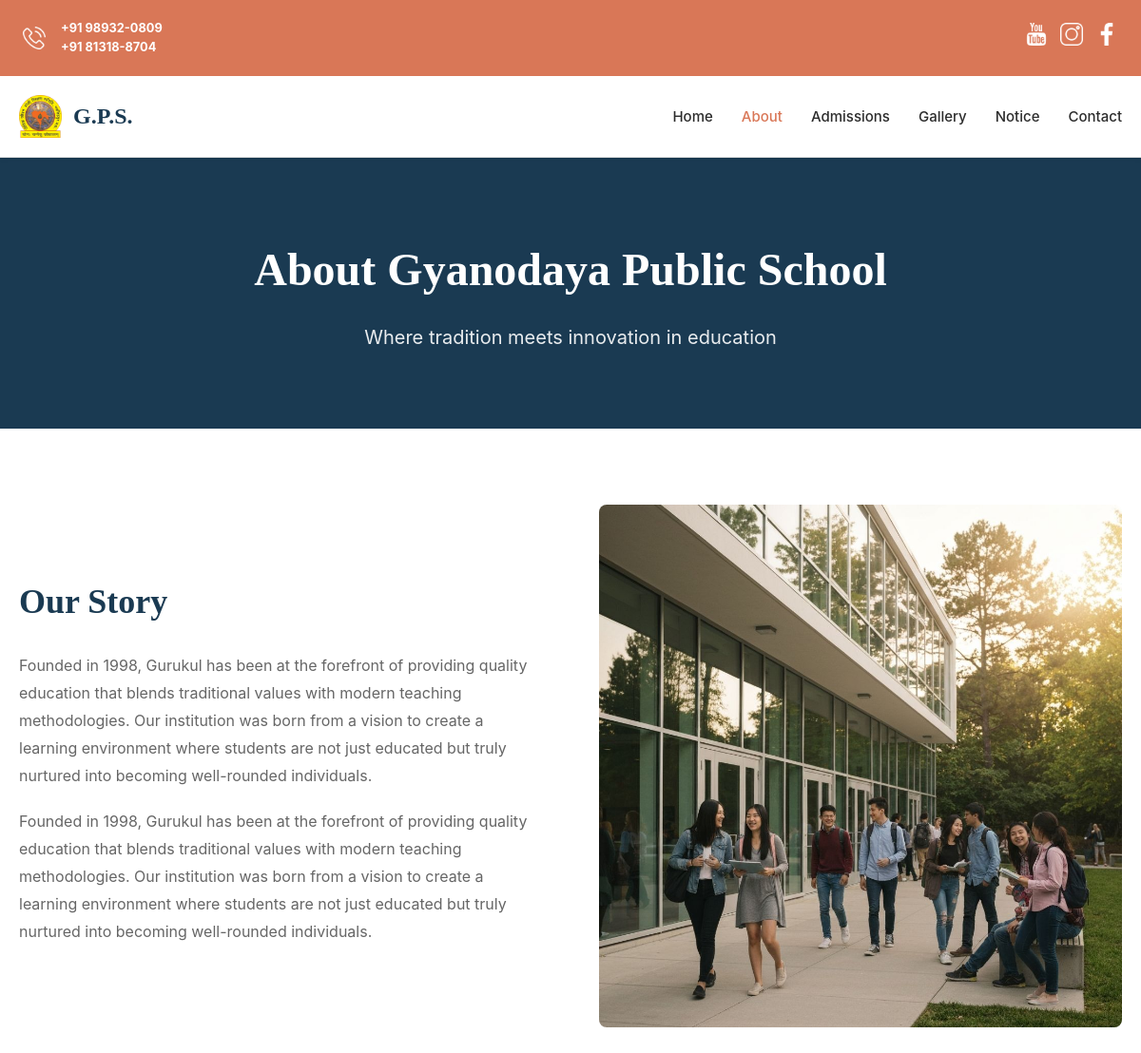
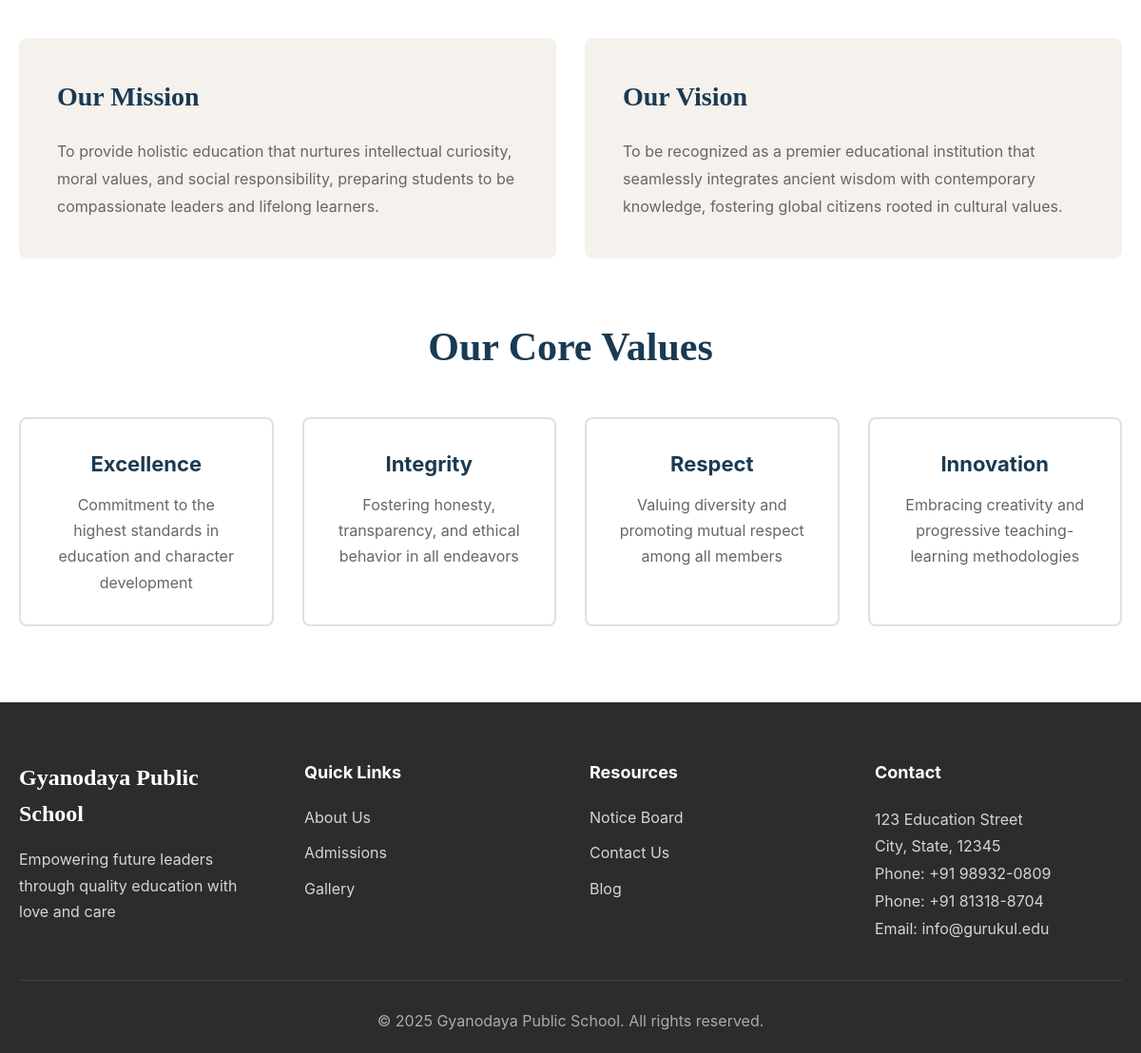
/about, run on the app's committed database (2 pictures, top to bottom).
### user/models.py (models this page shows, shortened)
class Official_detail(models.Model):
    Header = models.CharField(max_length=80,default="")
    street = models.CharField(max_length=120,default="")
    city = models.CharField(max_length=120,default="")
    state = models.CharField(max_length=120,default="")
    pincode = models.CharField(max_length=8,default="")
    country = models.CharField(max_length=120,default="")
    mobile_primary = models.CharField(max_length=14,default="")
    mobile_secondary = models.CharField(max_length=14,default="")
    email_primary = models.EmailField(default="")
    email_secondary = models.EmailField(default="")
    mail_message = models.TextField(default="")
    map_link = models.TextField(default="")
    whats_app_mobile = models.CharField(max_length=14,default="")
    whatsapp_message = models.TextField(default="")
    logo = models.ImageField(upload_to="media/logo",default="")
    session_year = models.CharField(max_length=80,default="2025-2026")
    instagram = models.TextField(default="")
    youtube = models.TextField(default="")
    facebook = models.TextField(default="")
    footer_quote = models.CharField(max_length=120,default="Empowering future leaders through quality education with love and care")
    school_name = models.CharField(max_length=120,default="Gyanodaya Public School")

class About_page(models.Model):
    our_story_1 =  models.TextField(blank=True)
    our_story_2 =  models.TextField(blank=True)
    our_mission =  models.TextField(blank=True)
    our_vision =  models.TextField(blank=True)
    about_image = models.ImageField(upload_to="aboutImage",default="default.png")

class values_section(models.Model):
    title = models.CharField(max_length=60)
    message = models.TextField()

### user/views.py (the view)
# urls.py: path("about",about),
def about(request):
    about_data = About_page.objects.all().values()
    values = values_section.objects.all().values()
    maindata = Official_detail.objects.all().values()
    data = {"data":about_data[0],"values":values,"maindata":maindata[0]}
    return render(request,"about.html",data)

### templates/about.html (shortened to what this page needs)
<!DOCTYPE html>
<html lang="en">
<head>
    <link rel="stylesheet" href="/static/css/style.css">
</head>
<body>
     <div class="bg-secondary" id="header-sm">
        <nav class="nav-2">
            <div class="logo flex-c">
                <img class="image-Icon-social" src="/static/public/icons/phone.png" alt=""></a>
                <div class="text-sec">
                    <p class="text-mobile"><span class="m-2">{{maindata.mobile_primary}}</span></p>
                    <p class="text-mobile"><span class="m-2">{{maindata.mobile_secondary}}</span></p>
                </div>
            </div>
            <ul class="top-header">
                <li><a href="{{maindata.youtube}}"><img class="image-Icon-social" src="/static//public/icons/youtube.png" alt=""></a></li>
                <li><a href="{{maindata.instagram}}"><img class="image-Icon-social" src="/static//public/icons/insta.png" alt=""></a></li>
                <li><a href="{{maindata.facebook}}"><img class="image-Icon-social" src="/static//public/icons/facebook.png" alt=""></a></li>
            </ul>
        </nav>
    </div>
    <header class="header">
        <div class="container">
            <nav class="nav">
                <div class="logo">
                    <img src="/static/public/images/logo-removebg-preview.png" alt="Gyanodaya Public School Logo"
                        class="logo-img">
                    <span class="logo-text">G.P.S.</span>
                </div>
                <ul class="nav-menu" id="navMenu">
                    <li><a href="/" >Home</a></li>
                    <li><a href="about" class="active">About</a></li>
                    <li><a href="admissions">Admissions</a></li>
                    <li><a href="gallery">Gallery</a></li>
                    <li><a href="notice">Notice</a></li>
                    <li><a href="contact">Contact</a></li>
                </ul>
            </nav>
        </div>
    </header>
    <section class="page-hero">
        <div class="container">
            <h1 class="page-title">About Gyanodaya Public School</h1>
            <p class="page-subtitle">Where tradition meets innovation in education</p>
        </div>
    </section>
    <section class="about-content">
        <div class="container">
            <div class="about-grid">
                <div class="about-text">
                    <h2 class="content-title">Our Story</h2>
                    <p>{{data.our_story_1}}</p>
                    <p>{{data.our_story_1}}</p>
                </div>
                <div class="about-image">
                    <img src="/media/{{data.about_image}}" alt="School Building">
                </div>
            </div>
            <div class="mission-vision">
                <div class="mv-card">
                    <h3>Our Mission</h3>
                    <p>{{data.our_mission}}</p>
                </div>
                <div class="mv-card">
                    <h3>Our Vision</h3>
                    <p>{{data.our_vision}}</p>
                </div>
            </div>
            <div class="values-section">
                <h2 class="section-title">Our Core Values</h2>
                <div class="values-grid">
                    {% for value in values %}
                        <div class="value-item">
                        <h4>{{value.title}}</h4>
                        <p>{{value.message}}</p>
                    </div>
                    {% endfor %}
                </div>
            </div>
        </div>
    </section>
    <footer class="footer">
        <div class="container">
            <div class="footer-grid">
                <div class="footer-col">
                    <h3 class="footer-title">{{maindata.school_name}}</h3>
                    <p class="footer-text">{{maindata.footer_quote}}</p>
                </div>
                <div class="footer-col">
                    <h4 class="footer-heading">Quick Links</h4>
                    <ul class="footer-links">
                        <li><a href="about">About Us</a></li>
                        <li><a href="admissions">Admissions</a></li>
                        <li><a href="gallery">Gallery</a></li>
                    </ul>
                </div>
                <div class="footer-col">
                    <h4 class="footer-heading">Resources</h4>
                    <ul class="footer-links">
                        <li><a href="notice">Notice Board</a></li>
                        <li><a href="contact">Contact Us</a></li>
                         <li><a href="blog">Blog</a></li>
                    </ul>
                </div>
                <div class="footer-col">
                    <h4 class="footer-heading">Contact</h4>
                    <p class="footer-contact">{{maindata.street}}<br>{{maindata.city}}, {{maindata.state}}, {{maindata.pincode}}<br>Phone: {{maindata.mobile_primary}}
                        <br>Phone: {{maindata.mobile_secondary}}<br>Email: {{maindata.email_primary}}</p>
                </div>
            </div>
            <div class="footer-bottom">
                <p>&copy; 2025 Gyanodaya Public School. All rights reserved. </p>
            </div>
        </div>
    </footer>
</body>
</html>

### static/css/style.css (style rules this page uses)
* { margin: 0; padding: 0; box-sizing: border-box; }
:root { --color-primary: #1a3a52; --color-secondary: #d97757; --color-accent: #c85a3f; --color-light: #f5f1ed; --color-dark: #2c2c2c; --color-white: #ffffff; --color-gray: #666666; --color-border: #e0e0e0; --font-primary: "Georgia", serif; --font-secondary: -apple-system, BlinkMacSystemFont, "Segoe UI", Roboto, sans-serif; }
.bg-secondary { background-color: var(--color-secondary); padding: 0 2%; height: 10vh; }
.nav-2 { display: flex; height: 100%; align-items: center; justify-content: space-between; }
body { font-family: var(--font-secondary); color: var(--color-dark); line-height: 1.6; background: var(--color-white); }
.container { max-width: 1200px; margin: 0 auto; padding: 0 20px; }
.header { background: var(--color-white); border-bottom: 1px solid var(--color-border); position: sticky; top: 0; z-index: 1000; box-shadow: 0 2px 4px rgba(0, 0, 0, 0.05); }
.nav { display: flex; justify-content: space-between; align-items: center; padding: 20px 0; }
.logo { display: flex; align-items: center; gap: 12px; }
.logo-img { width: 45px; height: 45px; object-fit: contain; }
.logo-text { font-family: var(--font-primary); font-size: 24px; font-weight: 600; color: var(--color-primary); }
.nav-menu { display: flex; list-style: none; gap: 30px; align-items: center; }
.nav-menu a { text-decoration: none; color: var(--color-dark); font-size: 15px; font-weight: 500; transition: color 0.3s; }
.nav-menu a:hover, .nav-menu a.active { color: var(--color-secondary); }
.m-2 { margin-left: 4px; }
.flex-c { display: flex; height: 100%; align-items: center; }
.text-sec { display: flex; font-size: 0.8rem; flex-direction: column; font-weight: bold; }
.text-mobile { color: white; display: flex; }
.top-header { width: 25%; align-items: center; display: flex; gap: .8rem; justify-content: right; }
.top-header li { list-style: none; text-decoration: none; }
.image-Icon-social { width: 1.5rem; height: 1.5rem; }
.section-title { font-family: var(--font-primary); font-size: 42px; color: var(--color-primary); margin-bottom: 16px; }
.footer { background: var(--color-dark); color: var(--color-white); padding: 60px 0 20px; }
.footer-grid { display: grid; grid-template-columns: repeat(auto-fit, minmax(250px, 1fr)); gap: 40px; margin-bottom: 40px; }
.footer-title { font-family: var(--font-primary); font-size: 24px; margin-bottom: 16px; }
.footer-text { color: rgba(255, 255, 255, 0.8); line-height: 1.7; }
.footer-heading { font-size: 18px; margin-bottom: 20px; }
.footer-links { list-style: none; }
.footer-links li { margin-bottom: 12px; }
.footer-links a { color: rgba(255, 255, 255, 0.8); text-decoration: none; transition: color 0.3s; }
.footer-contact { color: rgba(255, 255, 255, 0.8); line-height: 1.8; }
.footer-bottom { text-align: center; padding-top: 30px; border-top: 1px solid rgba(255, 255, 255, 0.1); color: rgba(255, 255, 255, 0.6); }
.page-hero { background: var(--color-primary); color: var(--color-white); padding: 80px 0; text-align: center; }
.page-title { font-family: var(--font-primary); font-size: 48px; margin-bottom: 16px; }
.page-subtitle { font-size: 20px; opacity: 0.9; }
.about-content { padding: 80px 0; }
.about-grid { display: grid; grid-template-columns: 1fr 1fr; gap: 60px; margin-bottom: 60px; align-items: center; }
.about-text h2 { font-family: var(--font-primary); font-size: 36px; color: var(--color-primary); margin-bottom: 24px; }
.about-text p { color: var(--color-gray); line-height: 1.8; margin-bottom: 20px; }
.about-image img { width: 100%; border-radius: 8px; }
.mission-vision { display: grid; grid-template-columns: 1fr 1fr; gap: 30px; margin-bottom: 60px; }
.mv-card { background: var(--color-light); padding: 40px; border-radius: 8px; }
.mv-card h3 { font-family: var(--font-primary); font-size: 28px; color: var(--color-primary); margin-bottom: 20px; }
.mv-card p { color: var(--color-gray); line-height: 1.8; }
.values-section { text-align: center; }
.values-section .section-title { margin-bottom: 40px; }
.values-grid { display: grid; grid-template-columns: repeat(auto-fit, minmax(250px, 1fr)); gap: 30px; }
.value-item { background: var(--color-white); padding: 30px; border-radius: 8px; border: 2px solid var(--color-border); }
.value-item h4 { font-size: 22px; color: var(--color-primary); margin-bottom: 12px; }
.value-item p { color: var(--color-gray); line-height: 1.7; }

### data on the page
Official_detail: mobile_primary "+91 98932-0809", mobile_secondary "+91 81318-8704", school_name "Gyanodaya Public School", footer_quote "Empowering future leaders through quality education with love and care", street "123 Education Street", city "City", state "State", pincode "12345", email_primary "info@gurukul.edu"
About_page: our_story_1 "Founded in 1998, Gurukul has been at the forefront of providing quality education that blends traditional values with modern teaching methodologies. Our institution was born from a vision to create a learning environment where students are not just educated but truly nurtured into becoming well-rounded individuals.", about_image (picture), our_mission "To provide holistic education that nurtures intellectual curiosity, moral values, and social responsibility, preparing students to be compassionate leaders and lifelong learners.", our_vision "To be recognized as a premier educational institution that seamlessly integrates ancient wisdom with contemporary knowledge, fostering global citizens rooted in cultural values."
values_section: title "Excellence", message "Commitment to the highest standards in education and character development"
values_section: title "Integrity", message "Fostering honesty, transparency, and ethical behavior in all endeavors"
values_section: title "Respect", message "Valuing diversity and promoting mutual respect among all members"
values_section: title "Innovation", message "Embracing creativity and progressive teaching-learning methodologies"
